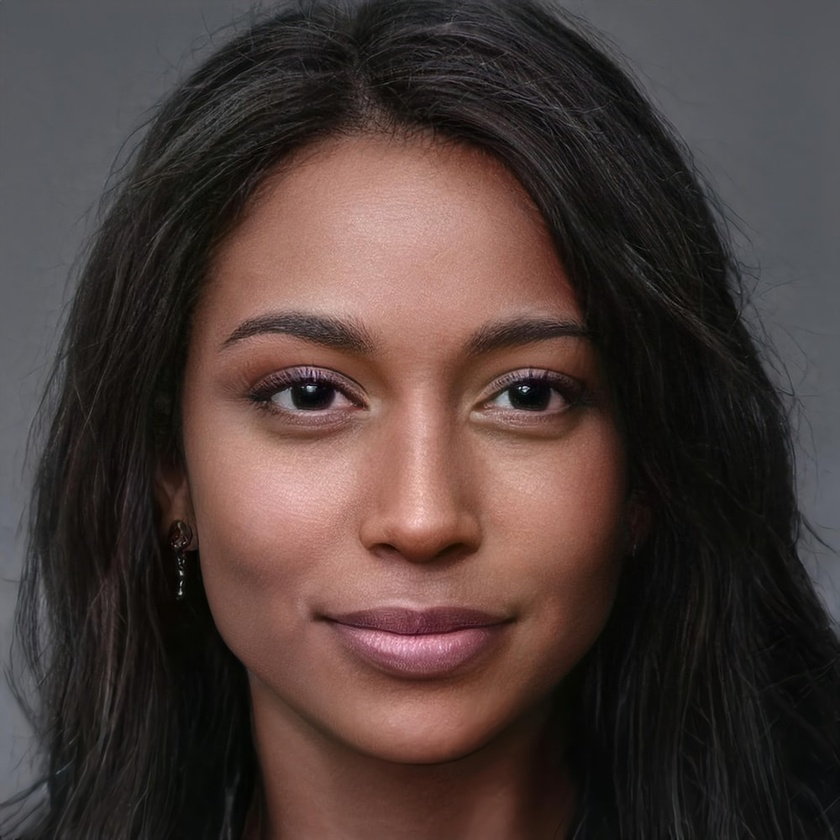
#> input picture face3.jpg, 840 x 840 px, shrunk from 1000 x 1000 before the run
$ python detection.py
#> lines starting #> are read from the running program, lines starting #| are printed output that depends on the picture; after the words box and inside, x2 and y2 are one past the last pixel; in counts of white or black regions, pixels touching at a corner belong together
import cv2

face_detection = cv2.CascadeClassifier("face.xml")

count = 0
face = cv2.imread("face3.jpg") #change the .jpg file you want to use to check for faces.
#> face is the input picture: shape (840, 840, 3); mean B, G, R 57.5, 60.9, 76.1
gray = cv2.cvtColor(face, cv2.COLOR_BGR2GRAY)
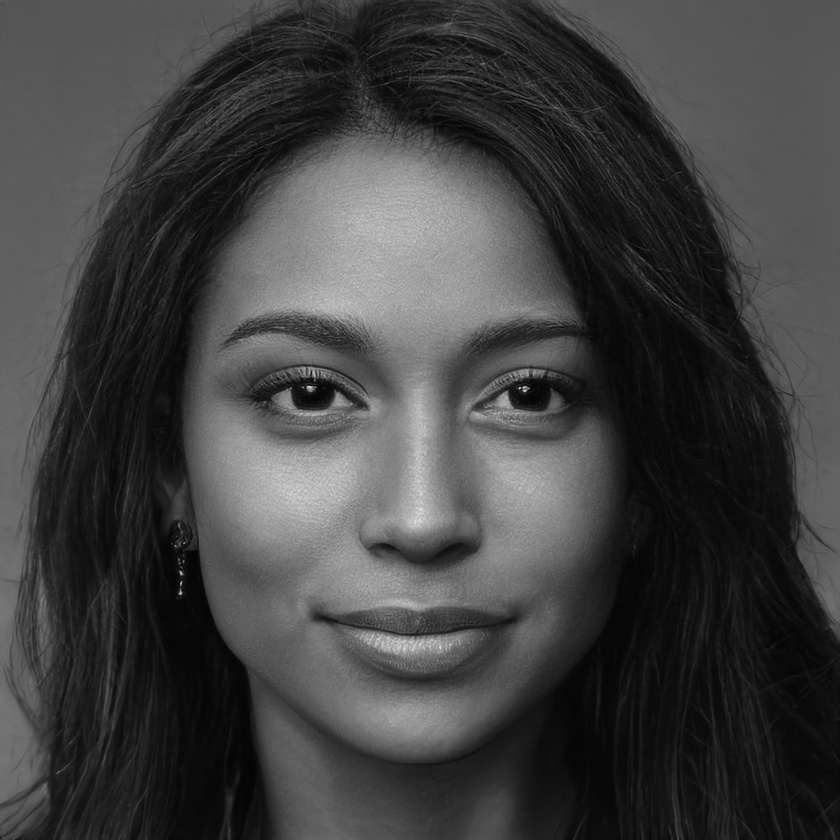
#> gray: shape (840, 840); min 0, max 226, mean 65.1
faceResult = face_detection.detectMultiScale(gray, 1.1,4)
#> faceResult = [[142, 190, 537, 537]]

for (x,y,w,h) in faceResult:
    print("I found a face!")
    count+=1
    cv2.rectangle(face, (x,y), (x+w, y+h), (255,0,0), 3)
#> this loop made 1 pass
#> (x, y, w, h, count) on pass 1: (142, 190, 537, 537, 1)
#| I found a face!
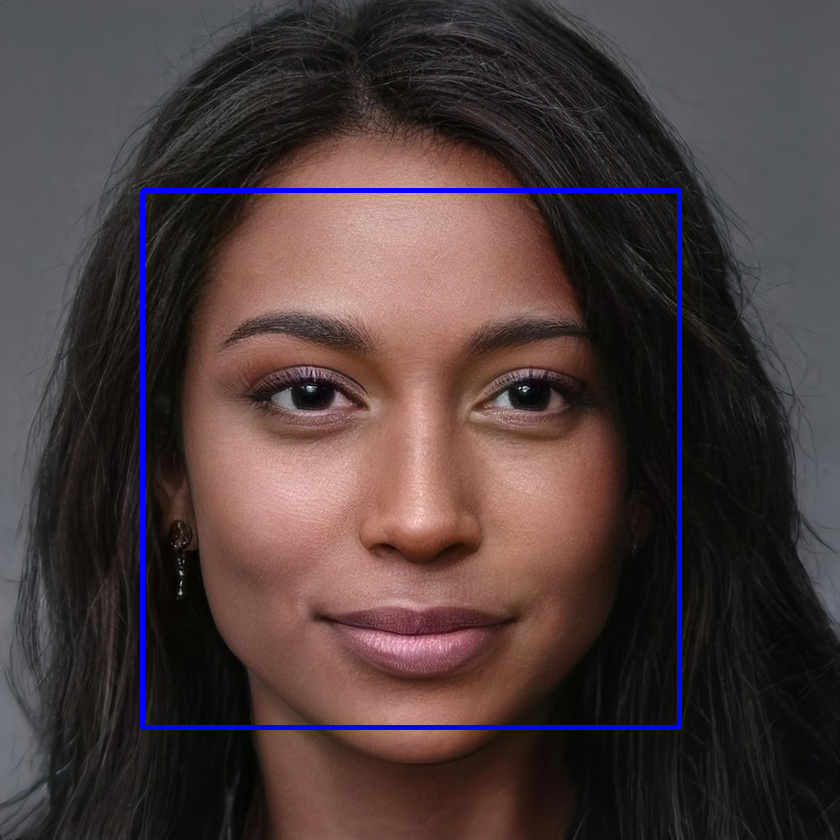
#> face: shape (840, 840, 3); 1.52% of pixels changed, all inside (x1, y1, x2, y2) = (140, 188, 682, 730)
#> after the loop, count = 1

if(count == 0):
    print("No face was found!")

cv2.imshow("Detection", face)
cv2.waitKey(0)

$ run again, with image.png saved as face3.jpg
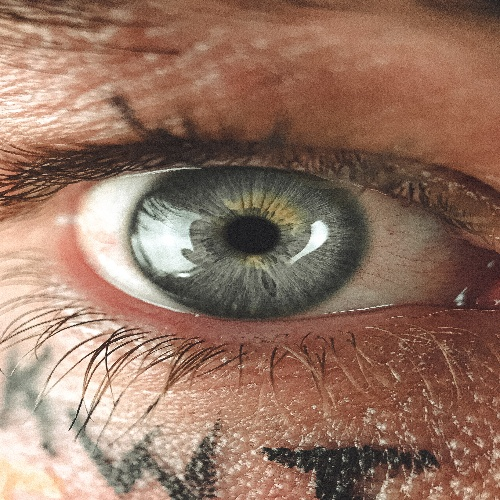
#> input picture image.png, 500 x 500 px
#> face is the input picture: shape (500, 500, 3); mean B, G, R 99.1, 116.1, 148.4
#> `gray = cv2.cvtColor(face, cv2.COLOR_BGR2GRAY)`:
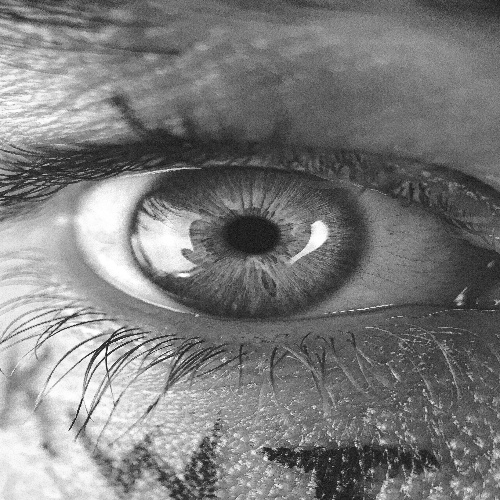
#> gray: shape (500, 500); min 12, max 255, mean 123.8
#> faceResult = ()
#> after the loop `for (x,y,w,h) in faceResult:`: count = 0
